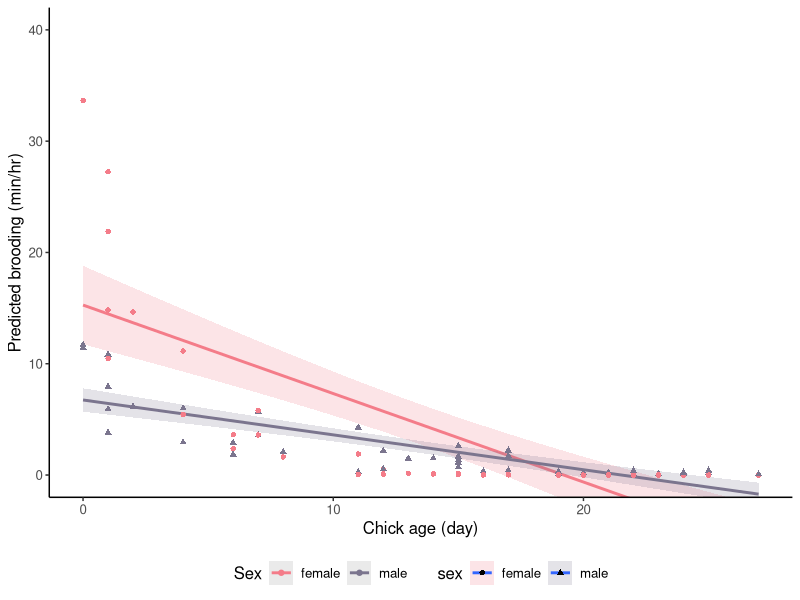
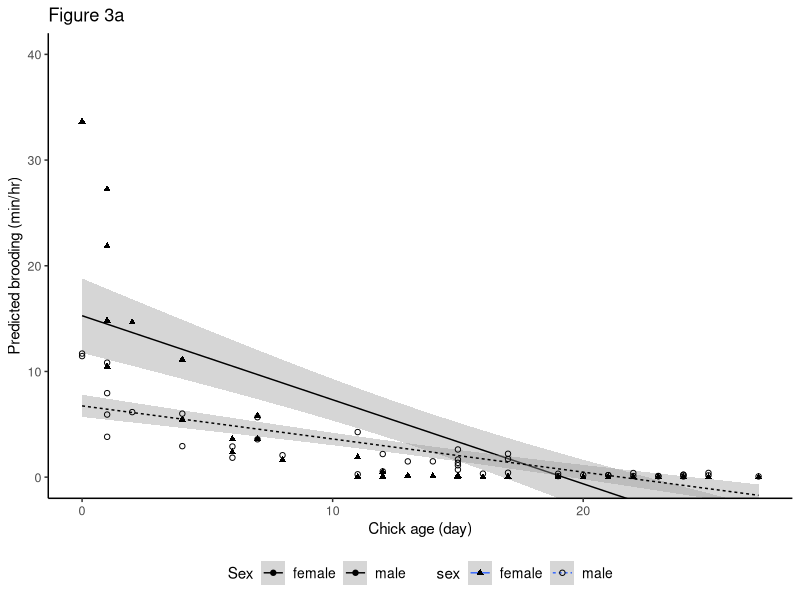

Write R code to recreate these figures, in order. (Note: this script raises an error after producing the figures.)
### Red-headed Woodpecker brooding duration model predictions
### By: Lynn Abigail Walter

### Latest updates:
# Aug 2019 - After correcting the bbyvid to sum duration of brooding, a new top model was selected. My thesis used model 1.1i which did not include Tmax as a factor, but the new top model 1.5i does.

### BEST VERSION

# libraries ---------------------------------------------------------------

library(tidyverse)
library(reshape2)
library(glmmTMB)

# data --------------------------------------------------------------------

bbyvid <- 
  read.csv("clean_data/bbyvid.csv", stringsAsFactors = FALSE) %>%
  as_tibble() %>%
  # Calculate standardized temperatures
  mutate(
    std_tmax = (tmax - mean(tmax))/sd(tmax),
    brood_perhr = (brooding_min/usable_video)*60)

# script ------------------------------------------------------------------

# Run best model
brood_mod <- 
  glmmTMB(brooding_min ~ exact_age_chick*sex + 
            peeped_chick_count + std_tmax + 
            (1|brood_id) + offset(log(usable_video)), 
          data = bbyvid, 
          ziformula = ~., 
          family = "truncated_nbinom1")

summary(brood_mod)

# Generate dataframes with needed model variables to generate prediction
brooding_predictions <- 
  bbyvid %>%
  select(brooding_min, subject, brood_id, exact_age_chick, sex, habitat,
         std_tmax, usable_video, peeped_chick_count) 

# Calculate brooding rate (brooding per minute)
brooding_predictions <-
  brooding_predictions %>%
  mutate(
    predicted_brood_per_unit = 
      stats::predict(brood_mod, brooding_predictions, type = "response"),
    predicted_brood_per_hr =
      (predicted_brood_per_unit/usable_video)*60,
    brood_per_hr = (brooding_min/usable_video)*60,
    tmax = ifelse(std_tmax > 0.12, "Hot", "Cool"))

# Colors
colors_sex <- c("female" = "#F47C89", "male" = "#7b758e")
colors_tem <- c("Cool" = "#6bd2db", "Hot" = "#fc913a")
colors_bw <- c("Cool" = "#ABABAB", "Hot" = "#333333")

predbrood_conditional <- 
  brooding_predictions %>% 
  filter(predicted_brood_per_unit > 1)

# linear plots ------------------------------------------------------------

# Final brooding plot - by sex (color)
ggplot(brooding_predictions, 
       aes(x = exact_age_chick, 
           y = predicted_brood_per_hr, 
           color = sex, 
           fill = sex)) +
  stat_smooth(method = glm, 
              formula = y ~ x, 
              aes(y = predicted_brood_per_hr, 
                  color = as.factor(sex), 
                  fill = as.factor(sex)), 
              alpha = 0.2,
              se = TRUE, 
              level = 0.95, 
              fullrange = TRUE) +
  geom_point(aes(color = sex, shape = sex)) +
  coord_cartesian(ylim = c(0,40)) + 
  labs(x = "Chick age (day)", y = "Predicted brooding (min/hr)") + 
  scale_fill_manual(values = colors_sex) +
  scale_color_manual(values = colors_sex) + 
  guides(color = guide_legend("Sex")) +
  theme_classic() +
  theme(legend.position = "bottom", 
        text = element_text(size = 12)) 

# Final brooding plot - by sex (black & white)
brooding_sex <-
  ggplot(brooding_predictions, 
       aes(x = exact_age_chick, 
           y = predicted_brood_per_hr, 
           color = sex, 
           fill = sex)) +
  stat_smooth(
    method = glm, 
    formula = y ~ x, 
    aes(y = predicted_brood_per_hr, 
        color = as.factor(sex),
        fill = as.factor(sex), 
        linetype = sex), 
    size = 0.5, 
    se = TRUE, 
    level = 0.95, 
    fullrange = TRUE) +
  geom_point(aes(color = sex, shape = sex)) +
  coord_cartesian(ylim = c(0,40)) + 
  labs(title = "Figure 3a",
       x = "Chick age (day)", 
       y = "Predicted brooding (min/hr)") + 
  guides(color = guide_legend("Sex")) +
  scale_shape_manual(values = c(17, 1)) +
  scale_color_manual(values = c("female" = "black", "male" = "black")) +
  scale_fill_grey(start = 0.6, end = 0.6) +
  theme_classic() +
  theme(axis.title.x = element_text(size=11), 
        axis.title.y = element_text(size=11),
        axis.text.y = element_text(size=9),
        axis.text.x = element_text(size=9),
        legend.text = element_text(size=10),
        legend.title = element_text(size=11),
        legend.position = "bottom") +
  ggsave(
  file = "brooding_sex_fig.pdf",
  path ="plots/",
  width = 3.5,
  height = 3,
  units = "in",
  dpi = 600)

# violin plots ------------------------------------------------------------

# Violin plot - by temperature (black & white)
brooding_violin <- 
  ggplot(brooding_predictions, 
       aes(tmax, 
           predicted_brood_per_hr, 
           fill = tmax, 
           color = tmax)) +
  geom_violin(lwd = 0) +
  labs(title = "Figure 3b",
       x = "Maximum daily air temperature", 
       y = "Predicted brooding (min/hr)") +
  scale_x_discrete(
    labels=c("Warm\n(23.9 - 31.5°C)",
             "Hot\n(31.5 - 35.6°C)")) +
  theme(legend.position = "none") +
  scale_color_manual(values = c("Cool" = "#333333", "Hot" = "#333333")) +
  scale_fill_manual(values = c("Cool" = "#333333", "Hot" = "#333333")) +
  theme_classic() +
  theme(axis.title.x = element_text(size = 11), 
        axis.title.y = element_text(size = 11),
        axis.text.y = element_text(size = 9, color = 'black'),
        axis.text.x = element_text(size = 9, color = 'black'),
        legend.text = element_text(size = 10),
        legend.title = element_text(size = 11),
        legend.position = "none") +
  ggsave(
    file = "brooding_T_fig.png",
    path ="plots/",
    width = 3.5,
    height = 3,
    units = "in",
    dpi = 600)

# stacked brooding plots --------------------------------------------------

ggpubr::ggarrange(brooding_sex, brooding_violin, 
          labels = c("A", "B"),
          ncol = 1, nrow = 2) +
  ggsave(
    file = "brooding_plots_pair.png",
    path ="plots/",
    width = 3.5,
    height = 3,
    units = "in",
    dpi = 600)

# comparison --------------------------------------------------------------
  
# Comparing interactions b/w temp and chick age
ggplot(brooding_predictions, 
       aes(exact_age_chick, 
           predicted_brood_per_hr, 
           color = tmax, 
           fill = tmax)) +
  stat_smooth(method = glm, 
              formula = y ~ x, 
              aes(y = predicted_brood_per_hr, 
                  color = as.factor(tmax), 
                  fill = as.factor(tmax)), 
              alpha = 0.2,
              se = TRUE, 
              level = 0.95, 
              fullrange = TRUE) +
  geom_point(aes(color = tmax, shape = tmax)) +
  coord_cartesian(ylim = c(0,40)) + 
  labs(x = "Chick age (day)", y = "Predicted brooding (min/hr)") + 
  scale_fill_manual(values = colors_tem) +
  scale_color_manual(values = colors_tem) + 
  guides(color = guide_legend("Tmax")) +
  theme_classic() +
  theme(legend.position = "bottom") 

# actual brooding data plot -----------------------------------------------

# Plotting real values, not predictions
ggplot(bbyvid, 
       aes(exact_age_chick, 
           brooding_min, 
           color = sex, 
           fill = sex)) +
  geom_point(aes(color = sex, shape = sex)) +
  stat_smooth(method = glm, 
              formula = y ~ x, 
              aes(y = brooding_min, 
                  color = as.factor(sex), 
                  fill = as.factor(sex)), 
              alpha = 0.2,
              se = TRUE, 
              level = 0.95) +
  coord_cartesian(ylim = c(0,40)) + 
  labs(x = "Chick age (day)", y = "Actual brooding (min)") + 
  scale_fill_manual(values = colors_sex) +
  scale_color_manual(values = colors_sex) + 
  guides(color=guide_legend("Sex"), fill = FALSE) +
  theme_classic() +
  theme(text=element_text(size=12, family="mono"), 
        legend.position = "bottom") 

# graphs to compare hurdle and non-hurdle models --------------------------

nonhurdle <- glmmTMB(brooding_min ~ Exact_age_chick + as.factor(Peeped_chick_count) + (1|Brood_ID) + (1|Subject) + offset(log(Usable_video)), data = bbyvid, ziformula = ~1, family = gaussian())

predbrood_nh <- bbyvid[c("brooding_min", "Subject", "Brood_ID", "Exact_age_chick", "Sex",
                         "Std_TMAX", "Usable_video", "Peeped_chick_count")]

predbrood_nh$pred.b.per.unit <- stats::predict(nonhurdle, predbrood_nh, type="response")
predbrood_nh$pred.b.per.hr <- (predbrood_nh$pred.b.per.unit/predbrood_nh$Usable_video)*60
predbrood_nh$brood_per_hr <- (predbrood_nh$brooding_min/predbrood_nh$Usable_video)*60

ggplot(data = predbrood, aes(x = brooding_min, y= pred.b.per.hr)) +
  geom_point() +
  labs(main = "Hurdle model predictions", x = "Brooding (min/hr)", y = "Predicted brooding (min/hr") + 
  theme_classic()

plot(predbrood$brooding_min, predbrood$pred.b.per.hr)
title(main = "Hurdle model predictions")
ylab(main = "Brooding (min/hr)")

plot(predbrood_nh$brooding_min, predbrood_nh$pred.b.per.hr) 
title(main = "Zero-inflated gaussian model predictions")
